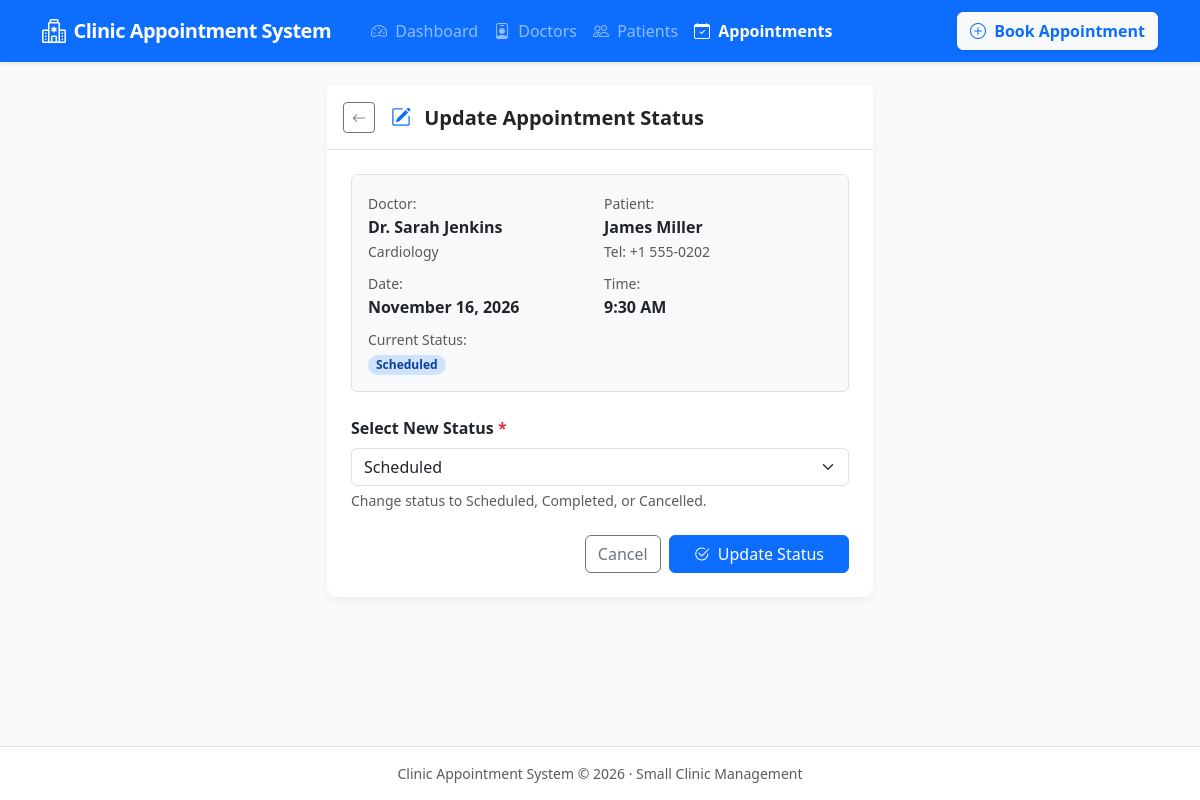
Screenshot of /appointments/1/status/ with the database file from the repository.
### clinic/models.py (models this page shows, shortened)
class Appointment(models.Model):
    STATUS_CHOICES = [
        ('Scheduled', 'Scheduled'),
        ('Completed', 'Completed'),
        ('Cancelled', 'Cancelled'),
    ]
    doctor = models.ForeignKey(Doctor, on_delete=models.CASCADE, related_name='appointments')
    patient = models.ForeignKey(Patient, on_delete=models.CASCADE, related_name='appointments')
    appointment_date = models.DateField()
    appointment_time = models.TimeField()
    status = models.CharField(max_length=20, choices=STATUS_CHOICES, default='Scheduled')
    created_at = models.DateTimeField(auto_now_add=True)
    class Meta:
        ordering = ['appointment_date', 'appointment_time']

class Doctor(models.Model):
    name = models.CharField(max_length=100)
    specialization = models.CharField(max_length=100)
    phone = models.CharField(max_length=20)
    email = models.EmailField(blank=True, null=True)
    class Meta:
        ordering = ['name']

class Patient(models.Model):
    GENDER_CHOICES = [
        ('Male', 'Male'),
        ('Female', 'Female'),
        ('Other', 'Other'),
    ]
    name = models.CharField(max_length=100)
    age = models.PositiveIntegerField()
    gender = models.CharField(max_length=10, choices=GENDER_CHOICES)
    phone = models.CharField(max_length=20)
    address = models.CharField(max_length=255, blank=True)
    class Meta:
        ordering = ['name']

### clinic/views.py (the view)
# urls.py: path('appointments/<int:pk>/status/', views.appointment_update_status, name='appointment_update_status'),
def appointment_update_status(request, pk):
    appointment = get_object_or_404(Appointment.objects.select_related('doctor', 'patient'), pk=pk)
    if request.method == 'POST':
        form = AppointmentStatusForm(request.POST, instance=appointment)
        if form.is_valid():
            form.save()
            messages.success(request, f"Appointment status updated to '{appointment.status}' successfully!")
            return redirect('appointment_list')
    else:
        form = AppointmentStatusForm(instance=appointment)
    return render(request, 'clinic/appointment_status_update.html', {'form': form, 'appointment': appointment})

### clinic/forms.py
class AppointmentStatusForm(forms.ModelForm):
    class Meta:
        model = Appointment
        fields = ['status']
        widgets = {
            'status': forms.Select(attrs={'class': 'form-select'}),
        }

### clinic/templates/clinic/appointment_status_update.html (shortened to what this page needs)
{% extends 'clinic/base.html' %}
{% block content %}
<div class="row justify-content-center">
    <div class="col-12 col-md-8 col-lg-6">
        <div class="card main-card bg-white">
            <div class="card-header bg-white border-bottom py-3">
                <div class="d-flex align-items-center">
                    <a href="{% url 'appointment_list' %}" class="btn btn-outline-secondary btn-sm me-3" title="Back to Appointments">
                        <i class="bi bi-arrow-left"></i>
                    </a>
                    <h5 class="card-title fw-bold text-dark mb-0">
                        <i class="bi bi-pencil-square text-primary me-2"></i> Update Appointment Status
                    </h5>
                </div>
            </div>
            <div class="card-body p-4">
                <div class="bg-light p-3 rounded mb-4 border">
                    <div class="row g-2">
                        <div class="col-6">
                            <span class="text-muted small">Doctor:</span>
                            <div class="fw-semibold">Dr. {{ appointment.doctor.name }}</div>
                            <small class="text-muted">{{ appointment.doctor.specialization }}</small>
                        </div>
                        <div class="col-6">
                            <span class="text-muted small">Patient:</span>
                            <div class="fw-semibold">{{ appointment.patient.name }}</div>
                            <small class="text-muted">Tel: {{ appointment.patient.phone }}</small>
                        </div>
                        <div class="col-6 mt-2">
                            <span class="text-muted small">Date:</span>
                            <div class="fw-semibold">{{ appointment.appointment_date|date:"F d, Y" }}</div>
                        </div>
                        <div class="col-6 mt-2">
                            <span class="text-muted small">Time:</span>
                            <div class="fw-semibold">{{ appointment.appointment_time|time:"g:i A" }}</div>
                        </div>
                        <div class="col-12 mt-2">
                            <span class="text-muted small">Current Status:</span>
                            <div>
                                <span class="badge badge-status-{{ appointment.status }} px-2 py-1 rounded-pill">
                                    {{ appointment.status }}
                                </span>
                            </div>
                        </div>
                    </div>
                </div>
                <form method="post" novalidate>
                    <div class="mb-4">
                        <label for="{{ form.status.id_for_label }}" class="form-label fw-semibold">
                            Select New Status <span class="text-danger">*</span>
                        </label>
                        {{ form.status }}
                        <div class="form-text small">Change status to Scheduled, Completed, or Cancelled.</div>
                    </div>
                    <div class="d-flex justify-content-end gap-2">
                        <a href="{% url 'appointment_list' %}" class="btn btn-outline-secondary">Cancel</a>
                        <button type="submit" class="btn btn-primary px-4">
                            <i class="bi bi-check2-circle me-1"></i> Update Status
                        </button>
                    </div>
                </form>
            </div>
        </div>
    </div>
</div>
{% endblock %}

### clinic/templates/clinic/base.html (style rules this page uses)
:root { --primary-color: #0d6efd; --secondary-color: #0dcaf0; --bg-light: #f8fafc; }
body { background-color: var(--bg-light); font-family: system-ui, -apple-system, "Segoe UI", Roboto, "Helvetica Neue", Arial, sans-serif; min-height: 100vh; display: flex; flex-direction: column; }
.main-card { border: none; border-radius: 12px; box-shadow: 0 4px 12px rgba(0, 0, 0, 0.05); }
.badge-status-Scheduled { background-color: #cfe2ff; color: #084298; }

### rows the page displays
Appointment: doctor.name "Sarah Jenkins", doctor.specialization "Cardiology", patient.name "James Miller", patient.phone "+1 555-0202", appointment_date "November 16, 2026", appointment_time "9:30 AM", status "Scheduled"
